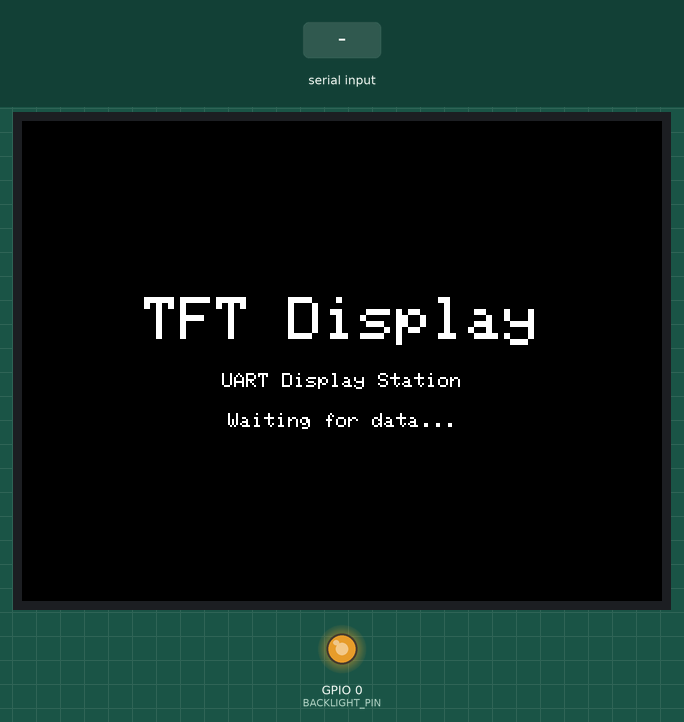
This sketch was run on a simulated ESP32. On the bench: 320×240 colour display, output pins drawn as LEDs (lit = HIGH). The inputs (shaded band) are chosen by the test bench. What the sketch prints to the serial monitor is not drawn.

Above: at 0.4 s.
3.7 s: "CLEAR\n" received over Serial
At 4.4 s:
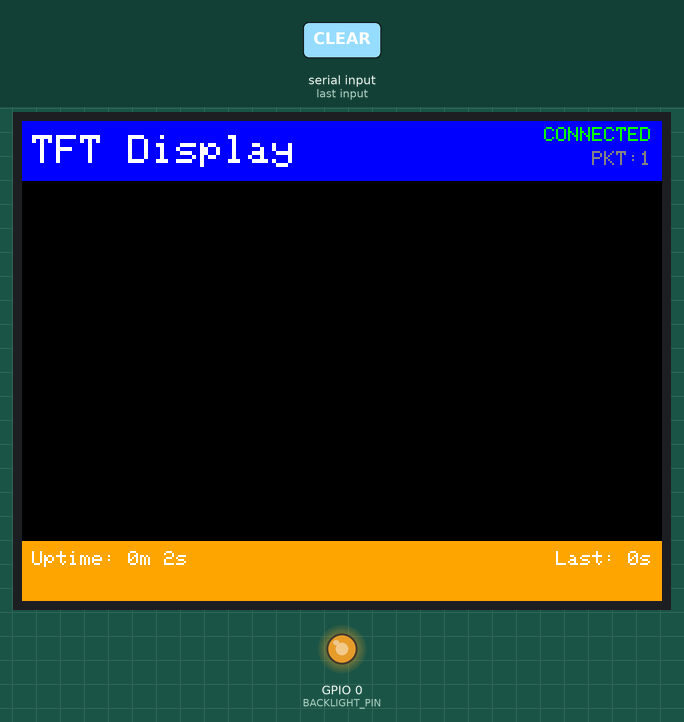
6.7 s: "ALERT:\n" received over Serial
At 7.6 s:
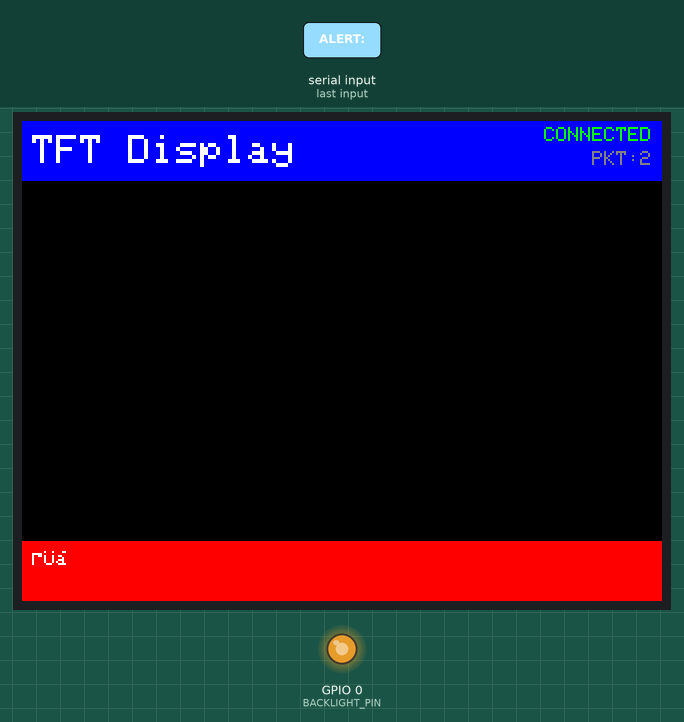
8.6 s: "CLEAR_ALERT\n" received over Serial
At 10.0 s:
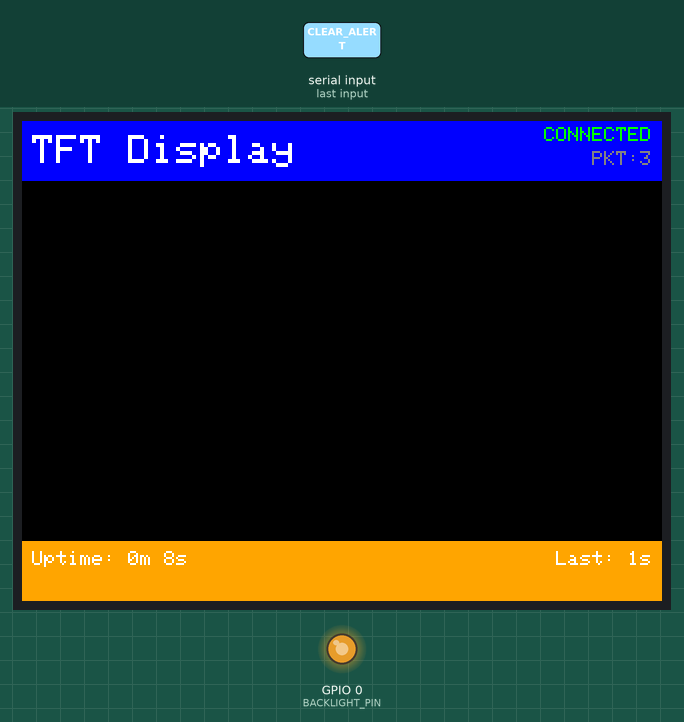
11.1 s: "1\n" received over Serial
At 12.6 s:
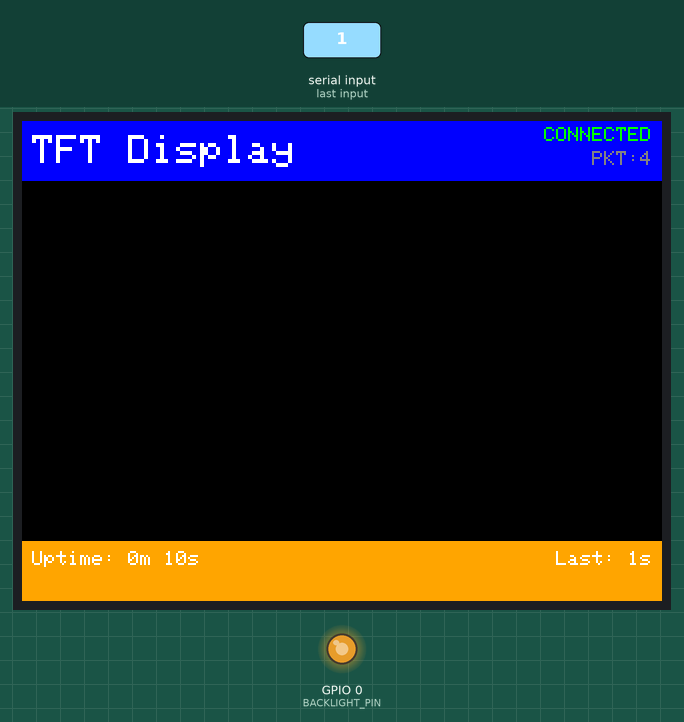
Timing chart, 0 to 14.1 s (numbered marks = the images above; inputs shaded):
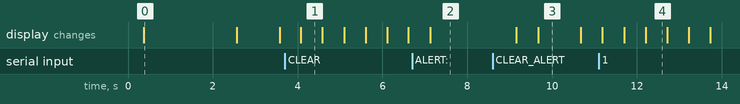

The sketch:

DisplayDevice.ino
```cpp
/*=====================================================================
  DisplayDevice.ino - Universal UART TFT Display Station

  ESP32-2432S022 TFT Display (240x320) - UART-based universal display

  Receives data via UART from any ESP32 and displays it on the
  landscape TFT screen (320x240).

  Hardware:
  - ESP32-WROOM-32
  - 2.2" ST7789 TFT (240x320 → landscape 320x240)
  - 8-bit parallel interface

  POWER SUPPLY:
  - Display ESP32 must be powered from its OWN USB cable or 5V source
  - DO NOT power from another ESP32!

  UART Connection (ONLY 2 WIRES!):
  ┌────────────────┐           ┌────────────────────────────┐
  │  Sender ESP32  │           │  Display ESP32-2432S022    │
  │                │           │  (powered from own USB)    │
  │  TX (GPIO XX) ─┼──────────►│─ RX (GPIO 3)               │
  │  GND          ─┼───────────│─ GND (signal reference)    │
  └────────────────┘           └────────────────────────────┘

  Protocol (CSV):
  - "KEY:VALUE,KEY2:VALUE2,..."
  - Example: "LED:ON,TEMP:42,Counter:123"

  Special Commands:
  - "CLEAR" = Clear all fields
  - "ALERT:message" = Show alert
  - "CLEAR_ALERT" = Remove alert

  Version: 1.0 (Universal UART)
  Author: SpaceRodento
  Date: 2025-11-15
=======================================================================*/

#include <Arduino.h>

// LovyanGFX for ESP32-2432S022 TFT display
#define LGFX_USE_V1
#include <LovyanGFX.hpp>
#include "display_config.h"

// =============== UART CONFIGURATION ================================
#define UART_BAUDRATE 115200
// NOTE: Using Serial (UART0)
// Physical pins: RX = GPIO 3, TX = GPIO 1 (hardwired on board)

// =============== DISPLAY CONFIGURATION ================================
// Landscape mode: 320x240 (rotated from 240x320)
#define TFT_WIDTH 320
#define TFT_HEIGHT 240
#define BACKLIGHT_PIN 0
#define BACKLIGHT_BRIGHTNESS 200        // 0-255

// =============== FONT SIZES ================================
#define FONT_SMALL 1     // Small text, labels (8px)
#define FONT_NORMAL 2    // Main text, readable data (16px)
#define FONT_LARGE 3     // Large numbers, titles (24px)

// =============== UPDATE INTERVALS ================================
#define DISPLAY_UPDATE_INTERVAL 500     // Display update every 500ms
#define DATA_TIMEOUT 5000               // Data connection timeout (5s)

// =============== COLOR PALETTE ================================
// Easy to modify colors - RGB565 values
// RGB565 calculator: https://rgbcolorpicker.com/565

// Base colors
#define COLOR_BG           0x0000    // Black background
#define COLOR_PRIMARY      0x001F    // Blue (primary color, header)
#define COLOR_SECONDARY    0xFD20    // Orange (secondary, active state)
#define COLOR_TEXT_PRIMARY 0xFFFF    // White text
#define COLOR_TEXT_SECONDARY 0x8410  // Gray text (labels)

// Status indicators
#define COLOR_SUCCESS      0x07E0    // Green (good status, connection OK)
#define COLOR_WARNING      0xFD20    // Orange (warning, weak signal)
#define COLOR_ERROR        0xF800    // Red (error, connection lost)

// Aliases for compatibility
#define COLOR_HEADER       COLOR_PRIMARY
#define COLOR_TEXT         COLOR_TEXT_PRIMARY
#define COLOR_LABEL        COLOR_TEXT_SECONDARY
#define COLOR_GOOD         COLOR_SUCCESS
#define COLOR_WARN         COLOR_WARNING
#define COLOR_BAD          COLOR_ERROR
#define COLOR_ALERT_BG     COLOR_ERROR
#define COLOR_ALERT_TEXT   COLOR_TEXT_PRIMARY

// =============== GLOBAL OBJECTS ================================
static LGFX tft;

// =============== DATA STORAGE ================================
#define MAX_FIELDS 20
struct DataField {
  String key;
  String value;
  unsigned long lastUpdate;
};

DataField fields[MAX_FIELDS];
int fieldCount = 0;

bool dataConnected = false;
unsigned long lastDataTime = 0;
unsigned long packetsReceived = 0;
String alertMessage = "";
bool alertActive = false;

// Uptime tracking
unsigned long uptimeSeconds = 0;

// =============== DISPLAY LAYOUT (Landscape 320x240) ===============
// Display divided into three sections: HEADER, DATA, FOOTER
//
// ┌────────────────────────────────────────┐
// │  HEADER - 30px                         │  Title, connection status
// ├────────────────────────────────────────┤
// │                                        │
// │  DATA AREA - 180px                     │  Display all received fields
// │  (scrollable list of key:value pairs)  │
// │                                        │
// ├────────────────────────────────────────┤
// │  FOOTER - 30px                         │  Status / Alert area
// └────────────────────────────────────────┘

// Header section
#define HEADER_Y        0
#define HEADER_H        30

// Data section
#define DATA_Y          30
#define DATA_H          180
#define DATA_X          10
#define DATA_W          (TFT_WIDTH - 20)

// Footer section
#define FOOTER_Y        210
#define FOOTER_H        30

// =============== FUNCTION PROTOTYPES ================================
void parseMessage(String message);
void updateDisplay();
void drawHeader();
void drawData();
void drawFooter();
String getFieldValue(String key);
void setFieldValue(String key, String value);
void clearAllFields();

// =============== SETUP ================================
void setup() {
  // Initialize Serial (used for both USB debug and physical RX)
  Serial.begin(UART_BAUDRATE);
  delay(100);

  Serial.println("\n\n╔════════════════════════════════════════╗");
  Serial.println("║  UNIVERSAL TFT DISPLAY STATION        ║");
  Serial.println("║  ESP32-2432S022 (UART/GPIO3)          ║");
  Serial.println("╚════════════════════════════════════════╝\n");
  Serial.println("⚠️  NOTE: Serial Monitor may show mixed data");
  Serial.println("   (Both USB debug + incoming UART data)\n");

  // Initialize backlight
  pinMode(BACKLIGHT_PIN, OUTPUT);
  analogWrite(BACKLIGHT_PIN, BACKLIGHT_BRIGHTNESS);

  // Initialize TFT display
  Serial.println("📺 Initializing TFT display...");
  tft.init();
  tft.setRotation(1);  // Landscape mode (320x240)
  tft.fillScreen(COLOR_BG);
  tft.setTextColor(COLOR_TEXT, COLOR_BG);

  // Show boot screen
  tft.setTextDatum(MC_DATUM);
  tft.setTextSize(FONT_LARGE);
  tft.drawString("TFT Display", TFT_WIDTH/2, TFT_HEIGHT/2 - 20);
  tft.setTextSize(FONT_SMALL);
  tft.drawString("UART Display Station", TFT_WIDTH/2, TFT_HEIGHT/2 + 10);
  tft.drawString("Waiting for data...", TFT_WIDTH/2, TFT_HEIGHT/2 + 30);
  delay(2000);

  Serial.println("📡 UART ready (physical RX on GPIO 3)");
  Serial.print("  Baudrate: ");
  Serial.println(UART_BAUDRATE);
  Serial.println("  Waiting for data from sender ESP32...");

  // Clear display and show initial layout
  tft.fillScreen(COLOR_BG);
  drawHeader();
  drawFooter();

  Serial.println("\n✅ Display station ready!");
  Serial.println("📊 Send data in CSV format: KEY:VALUE,KEY2:VALUE2,...\n");
}

// =============== LOOP ================================
void loop() {
  static unsigned long lastUpdate = 0;
  static unsigned long lastUptimeUpdate = 0;

  // Update uptime counter every second
  if (millis() - lastUptimeUpdate >= 1000) {
    lastUptimeUpdate = millis();
    uptimeSeconds++;
  }

  // Read UART data from Serial (UART0, physical RX GPIO 3)
  if (Serial.available()) {
    String message = Serial.readStringUntil('\n');
    message.trim();

    if (message.length() > 0) {
      packetsReceived++;
      lastDataTime = millis();
      dataConnected = true;

      Serial.print("📥 RX [");
      Serial.print(packetsReceived);
      Serial.print("]: ");
      Serial.println(message);

      parseMessage(message);
    }
  }

  // Check data timeout
  if (dataConnected && (millis() - lastDataTime > DATA_TIMEOUT)) {
    dataConnected = false;
    Serial.println("⚠️  Data timeout - no data received for 5 seconds");
  }

  // Update display periodically
  if (millis() - lastUpdate >= DISPLAY_UPDATE_INTERVAL) {
    lastUpdate = millis();
    updateDisplay();
  }

  delay(10);
}

// =============== MESSAGE PARSING ================================
void parseMessage(String message) {
  // Handle special commands
  if (message == "CLEAR") {
    clearAllFields();
    Serial.println("🗑️  Cleared all fields");
    return;
  }

  if (message.startsWith("ALERT:")) {
    alertMessage = message.substring(6);
    alertActive = true;
    Serial.print("🚨 ALERT: ");
    Serial.println(alertMessage);
    return;
  }

  if (message == "CLEAR_ALERT") {
    alertActive = false;
    alertMessage = "";
    Serial.println("✅ Alert cleared");
    return;
  }

  // Parse CSV format: KEY:VALUE,KEY2:VALUE2,...
  int startPos = 0;

  while (startPos < message.length()) {
    // Find next comma
    int commaPos = message.indexOf(',', startPos);
    if (commaPos == -1) commaPos = message.length();

    // Extract key:value pair
    String pair = message.substring(startPos, commaPos);
    int colonPos = pair.indexOf(':');

    if (colonPos > 0) {
      String key = pair.substring(0, colonPos);
      String value = pair.substring(colonPos + 1);
      key.trim();
      value.trim();

      setFieldValue(key, value);
    }

    startPos = commaPos + 1;
  }
}

// =============== DATA FIELD MANAGEMENT ================================
String getFieldValue(String key) {
  for (int i = 0; i < fieldCount; i++) {
    if (fields[i].key == key) {
      return fields[i].value;
    }
  }
  return "";
}

void setFieldValue(String key, String value) {
  // Update existing field
  for (int i = 0; i < fieldCount; i++) {
    if (fields[i].key == key) {
      fields[i].value = value;
      fields[i].lastUpdate = millis();
      return;
    }
  }

  // Add new field if space available
  if (fieldCount < MAX_FIELDS) {
    fields[fieldCount].key = key;
    fields[fieldCount].value = value;
    fields[fieldCount].lastUpdate = millis();
    fieldCount++;
  }
}

void clearAllFields() {
  fieldCount = 0;
  alertActive = false;
  alertMessage = "";
}

// =============== DISPLAY DRAWING ================================
void updateDisplay() {
  drawHeader();
  drawData();
  drawFooter();
}

void drawHeader() {
  // Header background
  tft.fillRect(0, HEADER_Y, TFT_WIDTH, HEADER_H, COLOR_HEADER);

  // Title
  tft.setTextDatum(TL_DATUM);
  tft.setTextSize(FONT_NORMAL);
  tft.setTextColor(COLOR_TEXT);
  tft.drawString("TFT Display", 5, HEADER_Y + 7);

  // Connection status (top right)
  tft.setTextDatum(TR_DATUM);
  tft.setTextSize(FONT_SMALL);
  if (dataConnected) {
    tft.setTextColor(COLOR_GOOD);
    tft.drawString("CONNECTED", TFT_WIDTH - 5, HEADER_Y + 3);
  } else {
    tft.setTextColor(COLOR_BAD);
    tft.drawString("NO SIGNAL", TFT_WIDTH - 5, HEADER_Y + 3);
  }

  // Packet counter (below status)
  tft.setTextColor(COLOR_LABEL);
  String pktStr = "PKT:" + String(packetsReceived);
  tft.drawString(pktStr, TFT_WIDTH - 5, HEADER_Y + 15);
}

void drawData() {
  // Clear data area
  tft.fillRect(0, DATA_Y, TFT_WIDTH, DATA_H, COLOR_BG);

  if (fieldCount == 0 && !dataConnected) {
    // No data yet
    tft.setTextDatum(MC_DATUM);
    tft.setTextSize(FONT_NORMAL);
    tft.setTextColor(COLOR_LABEL);
    tft.drawString("Waiting for data...", TFT_WIDTH/2, DATA_Y + DATA_H/2);
    return;
  }

  // Display all fields as list
  tft.setTextDatum(TL_DATUM);
  tft.setTextSize(FONT_NORMAL);

  int x = DATA_X;
  int y = DATA_Y + 5;
  int lineHeight = 18;
  int maxLines = (DATA_H - 10) / lineHeight;

  // Show most recent fields (up to screen capacity)
  int startIndex = max(0, fieldCount - maxLines);

  for (int i = startIndex; i < fieldCount && i < startIndex + maxLines; i++) {
    // Draw key (label color)
    tft.setTextColor(COLOR_LABEL);
    String keyStr = fields[i].key + ":";
    tft.drawString(keyStr, x, y);

    // Draw value (white text)
    tft.setTextColor(COLOR_TEXT);
    int valueX = x + 100;  // Fixed column for values

    // Truncate long values
    String valueStr = fields[i].value;
    if (valueStr.length() > 20) {
      valueStr = valueStr.substring(0, 17) + "...";
    }
    tft.drawString(valueStr, valueX, y);

    y += lineHeight;
  }

  // If more fields than can fit, show scroll indicator
  if (fieldCount > maxLines) {
    tft.setTextDatum(BR_DATUM);
    tft.setTextSize(FONT_SMALL);
    tft.setTextColor(COLOR_LABEL);
    tft.drawString("...", TFT_WIDTH - 5, DATA_Y + DATA_H - 5);
  }
}

void drawFooter() {
  // Footer background color depends on alert status
  uint16_t bgColor = alertActive ? COLOR_ALERT_BG : COLOR_SECONDARY;
  tft.fillRect(0, FOOTER_Y, TFT_WIDTH, FOOTER_H, bgColor);

  tft.setTextDatum(TL_DATUM);
  tft.setTextSize(FONT_SMALL);
  tft.setTextColor(COLOR_TEXT_PRIMARY);

  if (alertActive) {
    // Show alert message
    String alertStr = "⚠ " + alertMessage;
    if (alertStr.length() > 40) {
      alertStr = alertStr.substring(0, 37) + "...";
    }
    tft.drawString(alertStr, 5, FOOTER_Y + 5);
  } else {
    // Show uptime
    int hours = uptimeSeconds / 3600;
    int minutes = (uptimeSeconds % 3600) / 60;
    int seconds = uptimeSeconds % 60;

    String uptimeStr = "Uptime: ";
    if (hours > 0) {
      uptimeStr += String(hours) + "h ";
    }
    uptimeStr += String(minutes) + "m " + String(seconds) + "s";

    tft.drawString(uptimeStr, 5, FOOTER_Y + 5);

    // Show data rate on right side
    if (dataConnected) {
      tft.setTextDatum(TR_DATUM);
      unsigned long timeSinceData = (millis() - lastDataTime) / 1000;
      String dataAge = "Last: " + String(timeSinceData) + "s";
      tft.drawString(dataAge, TFT_WIDTH - 5, FOOTER_Y + 5);
    }
  }
}
```

display_config.h
```cpp
/*=====================================================================
  display_config.h - ESP32-2432S022 TFT Display Configuration

  LovyanGFX configuration for 2.2" ST7789 TFT (240x320)
  with 8-bit parallel interface (MCU8080)

  Hardware: ESP32-2432S022
  - Display: ST7789 240x320
  - Interface: 8-bit Parallel
  - Touch: CST820 (I2C) - not used

  Pin Configuration:
  - WR:   GPIO 4
  - RD:   GPIO 2
  - RS:   GPIO 16
  - CS:   GPIO 17
  - D0-7: GPIO 15,13,12,14,27,25,33,32
  - BL:   GPIO 0

  Based on factory example from Makerfabs
=======================================================================*/

#ifndef DISPLAY_CONFIG_H
#define DISPLAY_CONFIG_H

#include <LovyanGFX.hpp>

class LGFX : public lgfx::LGFX_Device
{
  lgfx::Panel_ST7789 _panel_instance;  // ST7789 controller
  lgfx::Bus_Parallel8 _bus_instance;   // 8-bit parallel interface

public:
  LGFX(void)
  {
    // Configure 8-bit parallel bus
    {
      auto cfg = _bus_instance.config();

      cfg.freq_write = 25000000;    // SPI write frequency (25 MHz)
      cfg.pin_wr = 4;              // Write strobe pin
      cfg.pin_rd = 2;              // Read strobe pin
      cfg.pin_rs = 16;             // Register select (D/C)

      // Data pins D0-D7
      cfg.pin_d0 = 15;
      cfg.pin_d1 = 13;
      cfg.pin_d2 = 12;
      cfg.pin_d3 = 14;
      cfg.pin_d4 = 27;
      cfg.pin_d5 = 25;
      cfg.pin_d6 = 33;
      cfg.pin_d7 = 32;

      _bus_instance.config(cfg);
      _panel_instance.setBus(&_bus_instance);
    }

    // Configure ST7789 panel
    {
      auto cfg = _panel_instance.config();

      cfg.pin_cs = 17;             // Chip select
      cfg.pin_rst = -1;            // Reset (not connected, use software reset)
      cfg.pin_busy = -1;           // Busy (not used)

      cfg.panel_width = 240;       // Physical width
      cfg.panel_height = 320;      // Physical height
      cfg.offset_x = 0;            // X offset
      cfg.offset_y = 0;            // Y offset
      cfg.offset_rotation = 0;     // Rotation offset

      cfg.readable = false;        // Can't read pixels back
      cfg.invert = false;          // Color inversion
      cfg.rgb_order = false;       // RGB order
      cfg.dlen_16bit = false;      // 16-bit data length
      cfg.bus_shared = true;       // Bus is shared (important!)

      _panel_instance.config(cfg);
    }

    setPanel(&_panel_instance);
  }
};

#endif // DISPLAY_CONFIG_H
```

Measured:
- after the input at 3.7 s, the display: changes after 0.38 s (image 1)
- after the input at 6.7 s, the display: changes after 0.42 s (image 2)
- after the input at 8.6 s, the display: first changes after 0.56 s (image 3 shows a later state)
- what the display in image 0 shows lasts 2.2 s, from 0.4 s to 2.6 s
